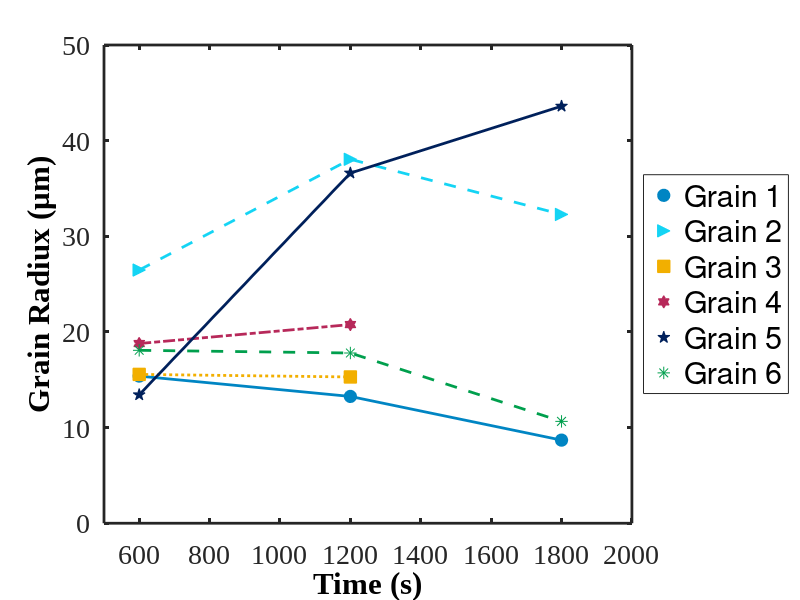

Reproduce this figure in MATLAB.
clear all
close all
clc

% Visualization parameters
colors = {'#0085c3', '#14d4f4', '#f2af00', '#b7295a', '#00205b', '#009f4d', '#84bd00', '#efdf00', '#e4002b', '#a51890'};
lineStyles = {'-', '--', ':', '-.', '-', '--', ':', '-.'};
markers = {'o', '>', 's', 'h', 'p', '*', '^', 'v', 'd', '<'};
fontSizeXY = 20; % Font size for axes
fontSizeLegend = 22;  % Font size for legend
fontSizeLabelTitle = 22;
lineWidth = 2; % Line width
markerSize = 80;

data = [15.38497971	13.25649973	8.688986753
        26.47175311	38.05213098	32.28810483
        15.56188417	15.29328893	0
        18.78704758	20.7717559	0
        13.42911125	36.61064277	43.60363388
        18.07949432	17.79810077	10.64933666];

time = [10 20 30].*60;

figure(1)
hold on
box on
for i_grains = 1:length(data)
  x = time(data(i_grains, :) > 0);
  y = data(i_grains, :);
  y = y(y>0);

  typeLegendNames = sprintf('Grain %d', i_grains);
  scatter(x, y, 80, ...
          'MarkerEdgeColor', colors{i_grains}, ...
          'MarkerFaceColor', colors{i_grains}, ...
          'Marker', markers{i_grains}, ...
          'DisplayName', typeLegendNames);

  hold on
  plot(x, y, ...
      'Color', colors{i_grains}, ...
      'LineWidth', lineWidth, ...
      'LineStyle', lineStyles{i_grains}, ...
      'HandleVisibility', 'off');
end

xlim([500 2000]);
set(gca, 'FontSize', fontSizeXY, ...
  'LineWidth', lineWidth, ...
  'FontName', 'Times New Roman');
xlabel('Time (s)', ...
  'FontSize', fontSizeLabelTitle, ...
  'FontWeight', 'bold', ...
  'Color', 'k', ...
  'FontName', 'Times New Roman');
ylabel('Grain Radiux (\mum)', ...
  'FontSize', fontSizeLabelTitle, ...
  'FontWeight', 'bold', ...
  'Color', 'k', ...
  'FontName', 'Times New Roman');

% Set figure and axes properties
figWidth = 17.5 * 0.9;
figHeight = 13.0 * 0.9;
set(gcf, 'Unit', 'centimeters', 'Position', [5, 5, figWidth, figHeight]);

% Add legend
legend('FontSize', fontSizeLegend, 'TextColor', ...
    'black', 'Location', 'eastoutside', 'NumColumns', 1);

set(gcf, 'Color', 'None'); % Set figure window color to transparent
set(gca, 'Color', 'None'); % Set axes background color to transparent

% E:\Github\PandaScripts\p23-GNSNi-2024\b_simualtions\sim1_get_mobility_based_exps.m